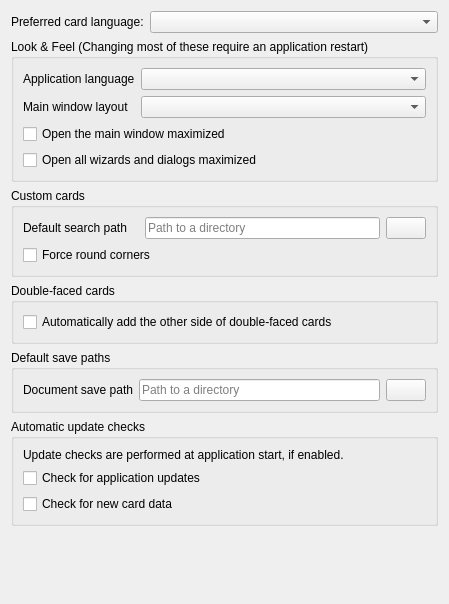
<?xml version="1.0" encoding="UTF-8"?>
<ui version="4.0">
 <class>GeneralSettingsPage</class>
 <widget class="QWidget" name="GeneralSettingsPage">
  <property name="geometry">
   <rect>
    <x>0</x>
    <y>0</y>
    <width>449</width>
    <height>604</height>
   </rect>
  </property>
  <layout class="QGridLayout" name="gridLayout">
   <item row="1" column="0" colspan="2">
    <widget class="QGroupBox" name="look_and_feel_settings_group_box">
     <property name="title">
      <string extracomment="Settings section header">Look &amp;&amp; Feel (Changing most of these require an application restart)</string>
     </property>
     <layout class="QGridLayout" name="gridLayout_2">
      <item row="0" column="0">
       <widget class="QLabel" name="application_language_label">
        <property name="text">
         <string>Application language</string>
        </property>
       </widget>
      </item>
      <item row="1" column="0">
       <widget class="QLabel" name="add_card_widget_style_label">
        <property name="text">
         <string>Main window layout</string>
        </property>
        <property name="buddy">
         <cstring>add_card_widget_style_combo_box</cstring>
        </property>
       </widget>
      </item>
      <item row="2" column="0" colspan="2">
       <widget class="QCheckBox" name="gui_open_maximized">
        <property name="text">
         <string extracomment="On/off setting">Open the main window maximized</string>
        </property>
       </widget>
      </item>
      <item row="1" column="1">
       <widget class="QComboBox" name="add_card_widget_style_combo_box">
        <property name="sizePolicy">
         <sizepolicy hsizetype="Expanding" vsizetype="Fixed">
          <horstretch>0</horstretch>
          <verstretch>0</verstretch>
         </sizepolicy>
        </property>
        <property name="toolTip">
         <string extracomment="Tooltip for the main window layout selector. References the values by name">Horizontal adds a wide, horizontal search area above the currently edited page, and is best for taller screens, like 4:3 or 3:2.
Columnar organizes the main window content in four columns, and is best for (ultra-)wide screens.
Tabbed uses tabs to only show parts of the main window at a time. Best used with small screens in portrait mode (i.e. 9:16), otherwise not recommended.</string>
        </property>
       </widget>
      </item>
      <item row="0" column="1">
       <widget class="QComboBox" name="application_language_combo_box">
        <property name="toolTip">
         <string/>
        </property>
       </widget>
      </item>
      <item row="3" column="0" colspan="2">
       <widget class="QCheckBox" name="wizards_open_maximized">
        <property name="text">
         <string extracomment="On/off setting">Open all wizards and dialogs maximized</string>
        </property>
       </widget>
      </item>
     </layout>
    </widget>
   </item>
   <item row="3" column="0" colspan="2">
    <widget class="QGroupBox" name="double_faced_cards_group_box">
     <property name="title">
      <string extracomment="Settings section header">Double-faced cards</string>
     </property>
     <layout class="QVBoxLayout" name="verticalLayout_5">
      <item>
       <widget class="QCheckBox" name="automatically_add_opposing_faces">
        <property name="toolTip">
         <string>When adding double-faced cards, automatically add the same number of copies of the other side.
Uses the appropriate, matching other card side.
Uncheck to disable this automatism.</string>
        </property>
        <property name="text">
         <string>Automatically add the other side of double-faced cards</string>
        </property>
       </widget>
      </item>
     </layout>
    </widget>
   </item>
   <item row="4" column="0" colspan="2">
    <widget class="QGroupBox" name="default_paths_group_box">
     <property name="toolTip">
      <string>These paths are selected by default when browsing the file system for files</string>
     </property>
     <property name="title">
      <string extracomment="Settings section header">Default save paths</string>
     </property>
     <layout class="QGridLayout" name="gridLayout_4">
      <item row="0" column="2">
       <widget class="QPushButton" name="document_save_path_browse_button">
        <property name="toolTip">
         <string>Browse…</string>
        </property>
        <property name="text">
         <string/>
        </property>
        <property name="icon">
         <iconset theme="document-open"/>
        </property>
       </widget>
      </item>
      <item row="0" column="0">
       <widget class="QLabel" name="document_save_path_label">
        <property name="text">
         <string>Document save path</string>
        </property>
        <property name="buddy">
         <cstring>document_save_path</cstring>
        </property>
       </widget>
      </item>
      <item row="0" column="1">
       <widget class="QLineEdit" name="document_save_path">
        <property name="toolTip">
         <string>If set, use this as the default location for saving documents.</string>
        </property>
        <property name="inputMethodHints">
         <set>Qt::InputMethodHint::ImhNoAutoUppercase</set>
        </property>
        <property name="placeholderText">
         <string>Path to a directory</string>
        </property>
        <property name="clearButtonEnabled">
         <bool>true</bool>
        </property>
       </widget>
      </item>
     </layout>
    </widget>
   </item>
   <item row="5" column="0" colspan="2">
    <widget class="QGroupBox" name="update_check_group_box">
     <property name="toolTip">
      <string/>
     </property>
     <property name="title">
      <string extracomment="Settings section header">Automatic update checks</string>
     </property>
     <layout class="QVBoxLayout" name="verticalLayout_9">
      <item>
       <widget class="QLabel" name="update_check_label">
        <property name="text">
         <string>Update checks are performed at application start, if enabled.</string>
        </property>
       </widget>
      </item>
      <item>
       <widget class="QCheckBox" name="check_application_updates_enabled">
        <property name="toolTip">
         <string>If enabled, check for application updates, and notify if new updates are available for installation.</string>
        </property>
        <property name="text">
         <string>Check for application updates</string>
        </property>
        <property name="tristate">
         <bool>true</bool>
        </property>
       </widget>
      </item>
      <item>
       <widget class="QCheckBox" name="check_card_data_updates_enabled">
        <property name="toolTip">
         <string>If enabled, query the Scryfall API if new cards are available. If so, offer to update the local card data.</string>
        </property>
        <property name="text">
         <string>Check for new card data</string>
        </property>
        <property name="tristate">
         <bool>true</bool>
        </property>
       </widget>
      </item>
     </layout>
    </widget>
   </item>
   <item row="0" column="1">
    <widget class="QComboBox" name="preferred_language_combo_box">
     <property name="sizePolicy">
      <sizepolicy hsizetype="Expanding" vsizetype="Fixed">
       <horstretch>0</horstretch>
       <verstretch>0</verstretch>
      </sizepolicy>
     </property>
     <property name="toolTip">
      <string>Language choices will default to the chosen language here.
Entries use the language codes as listed on Scryfall.

Note: Cards in deck lists use the language as given by the deck list. To overwrite, use the deck list translation option.</string>
     </property>
    </widget>
   </item>
   <item row="6" column="0" colspan="2">
    <spacer name="bottom_spacer">
     <property name="orientation">
      <enum>Qt::Orientation::Vertical</enum>
     </property>
     <property name="sizeHint" stdset="0">
      <size>
       <width>20</width>
       <height>20</height>
      </size>
     </property>
    </spacer>
   </item>
   <item row="0" column="0">
    <widget class="QLabel" name="preferred_language_label">
     <property name="toolTip">
      <string>Card language selected at application start and default language when enabling deck list translations</string>
     </property>
     <property name="text">
      <string>Preferred card language:</string>
     </property>
     <property name="buddy">
      <cstring>preferred_language_combo_box</cstring>
     </property>
    </widget>
   </item>
   <item row="2" column="0" colspan="2">
    <widget class="QGroupBox" name="custom_cards_group_box">
     <property name="title">
      <string extracomment="Settings section header">Custom cards</string>
     </property>
     <layout class="QGridLayout" name="gridLayout_3">
      <item row="0" column="0">
       <widget class="QLabel" name="custom_cards_search_path_label">
        <property name="text">
         <string extracomment="Label next to a directory selector for custom cards">Default search path</string>
        </property>
        <property name="buddy">
         <cstring>custom_cards_search_path</cstring>
        </property>
       </widget>
      </item>
      <item row="0" column="3">
       <widget class="QLineEdit" name="custom_cards_search_path">
        <property name="toolTip">
         <string extracomment="Tooltip text">If set, search here for custom card images</string>
        </property>
        <property name="inputMethodHints">
         <set>Qt::InputMethodHint::ImhNoAutoUppercase</set>
        </property>
        <property name="placeholderText">
         <string extracomment="Line editor placeholder text">Path to a directory</string>
        </property>
        <property name="clearButtonEnabled">
         <bool>true</bool>
        </property>
       </widget>
      </item>
      <item row="0" column="4">
       <widget class="QPushButton" name="custom_cards_search_path_browse_button">
        <property name="toolTip">
         <string extracomment="Button tooltip">Browse…</string>
        </property>
        <property name="text">
         <string/>
        </property>
        <property name="icon">
         <iconset theme="document-open"/>
        </property>
       </widget>
      </item>
      <item row="1" column="0" colspan="5">
       <widget class="QCheckBox" name="custom_cards_force_round_corners">
        <property name="toolTip">
         <string extracomment="Tooltip text">Enforce rounded corners for all imported custom cards</string>
        </property>
        <property name="text">
         <string extracomment="Custom card import related on/off setting.">Force round corners</string>
        </property>
       </widget>
      </item>
     </layout>
    </widget>
   </item>
  </layout>
 </widget>
 <tabstops>
  <tabstop>preferred_language_combo_box</tabstop>
  <tabstop>application_language_combo_box</tabstop>
  <tabstop>add_card_widget_style_combo_box</tabstop>
  <tabstop>gui_open_maximized</tabstop>
  <tabstop>wizards_open_maximized</tabstop>
  <tabstop>custom_cards_search_path</tabstop>
  <tabstop>custom_cards_search_path_browse_button</tabstop>
  <tabstop>custom_cards_force_round_corners</tabstop>
  <tabstop>automatically_add_opposing_faces</tabstop>
  <tabstop>document_save_path</tabstop>
  <tabstop>document_save_path_browse_button</tabstop>
  <tabstop>check_application_updates_enabled</tabstop>
  <tabstop>check_card_data_updates_enabled</tabstop>
 </tabstops>
 <resources/>
 <connections/>
</ui>
